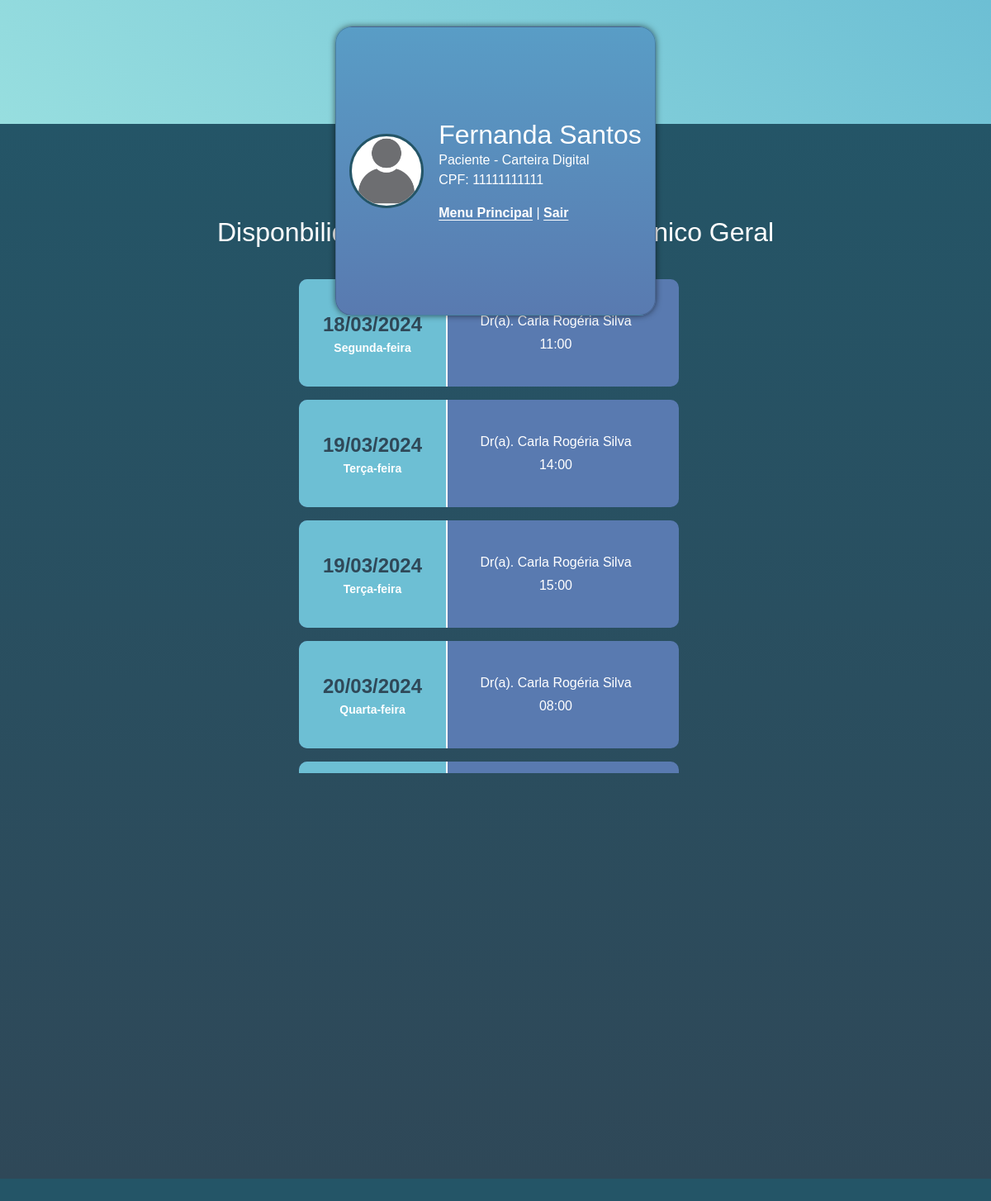
Page /agendar_clinico (signed in) on the committed database.
### main/models.py (models this page shows, shortened)
class DimPaciente(db.Model, UserMixin):
    _tablename_ = 'dim_paciente'
    id_paciente = db.Column(db.Integer, primary_key=True)
    cpf = db.Column(db.String(11), unique=True, nullable=False)
    nome = db.Column(db.String(100), nullable=False)
    data_nascimento = db.Column(db.Date, nullable=True)
    telefone = db.Column(db.String(20), nullable=True)
    email = db.Column(db.String(100), nullable=True)
    senha = db.Column(db.String(255), nullable=True)
    access_key = db.Column(db.String(255), nullable=True)
    role = db.Column(db.String(10), default='paciente')

class DimMedico(db.Model):
    _tablename_ = 'dim_medico'
    id_medico = db.Column(db.Integer, primary_key=True)
    cpf = db.Column(db.String(11), unique=True, nullable=False)
    pronome_tratamento = db.Column(db.String(10), nullable=False)
    nome = db.Column(db.String(100), nullable=False)
    crm = db.Column(db.String(20), unique=True, nullable=False)
    data_nascimento = db.Column(db.Date, nullable=True)
    telefone = db.Column(db.String(20), nullable=True)
    email = db.Column(db.String(100), nullable=True)
    senha = db.Column(db.String(255), nullable=True)
    access_key = db.Column(db.String(255), nullable=True)
    especialidade = db.Column(db.String(100), nullable=False)
    role = db.Column(db.String(10), default='medico')

class DimDisponibilidadeConsultas(db.Model):
    _tablename_ = 'dim_disponibilidade_consultas'
    id_disponibilidade_consulta = db.Column(db.Integer, primary_key=True)
    fk_id_medico = db.Column(db.Integer, db.ForeignKey('dim_medico.id_medico'), nullable=False)
    data_disponivel = db.Column(db.Date, nullable=False)
    dia_semana = db.Column(db.String(20), nullable=False)
    hora_disponivel = db.Column(db.Time, nullable=False)
    status = db.Column(db.String(20), nullable=False)
    medico = db.relationship('DimMedico', backref=db.backref('disponibilidades_consulta', lazy=True))

### main/routes.py (the view)
@app.route('/agendar_clinico')
def agendar_clinico():
    id_paciente = current_user.id_paciente
    paciente = DimPaciente.query.get(id_paciente)
    disponibilidade_clinico = (DimDisponibilidadeConsultas.query
                               .filter(DimDisponibilidadeConsultas.fk_id_medico == app.config["ID_CLINICO_GERAL"])
                               .filter(DimDisponibilidadeConsultas.status == None)
                               .order_by(DimDisponibilidadeConsultas.data_disponivel)
                               .order_by(DimDisponibilidadeConsultas.hora_disponivel)
                               )  # .filter() não aceita "is None"
    medico = DimMedico.query.get(app.config["ID_CLINICO_GERAL"])
    titulo = "Disponbilidade para consulta com"
    return render_template("agendar_consulta.html",
                           disponibilidade_clinico=disponibilidade_clinico,
                           medico=medico,
                           paciente=paciente,
                           titulo=titulo
                           )

### main/models.py (called while the page is built)
@login_manager.user_loader
def load_user(id_usuario):
    return DimPaciente.query.get(int(id_usuario))

### main/templates/agendar_consulta.html (shortened to what this page needs)
<!DOCTYPE html>
<html lang="en">
<head>
    {% include 'includes/bootstrap.html' %}
    <link rel="stylesheet" href="{{ url_for('static', filename='style.css') }}">
    <link rel="stylesheet" href="https://cdn.jsdelivr.net/npm/bootstrap-icons@1.11.3/font/bootstrap-icons.min.css">
</head>
<body>
    <div>
        <header>
            {% include 'includes/card_paciente.html' %}
        </header>
        <section class="services_area">
            <h2 class="mb-4" id="title_service">
                {{ titulo }} {{ medico.especialidade }}
            </h2>
            <div class="list_users">
                {% for horario in disponibilidade_clinico %}
                    <a href="#" class="user_info_list" data-bs-toggle="modal" data-bs-target="#confirmation{{horario.id_disponibilidade_consulta}}">
                        <div class="date-consult">
                            <span id="date_list">{{horario.data_disponivel.strftime("%d/%m/%Y")}}</span>
                            <span id="day_list">{{horario.dia_semana}}</span>
                        </div>
                        <div class="user_more_info">
                            <span>Dr(a). {{medico.nome}}</span>
                            <span>{{horario.hora_disponivel.strftime("%H:%M")}}</span>
                        </div>
                    </a>
                {% endfor%}
            </div>
        </section>
    </div>
</body>
</html>

### main/templates/includes/card_paciente.html
<div class="card">
    <div class="infos">
        <div class="user_img">
            <img src="{{ url_for('static', filename='images/default.png') }}" alt="">
        </div>
        <div class="user_info">
            <h2 class="mb-0">{{paciente.nome}}</h2>
            <p class="mb-0">{{paciente.role}} - Carteira Digital</p>
            <p class="mb-3">CPF: {{paciente.cpf}}</p>
            <a class="card-links" href="{{ url_for('menu_principal_paciente') }}">
                <span class="card-links">Menu Principal</span>
            </a>
            <span>   |   </span>
            <a  href="{{ url_for('logout') }}">
                <span class="card-links">Sair</span>
            </a>
        </div>
    </div>
</div>

### main/static/style.css (style rules this page uses)
* { margin: 0; padding: 0; box-sizing: border-box; font-family: sans-serif; }
body { height: 100vh; background-color: #245567; }
header { position: static; height: 150px; background: linear-gradient(45deg, #97dedf, #6dbfd4); display: flex; justify-content: center; box-shadow: 2px 0px 8px -1px rgba(0,0,0,1); }
.card { height: 23%; margin-top: 2rem; position: absolute; border-radius: 20px; background: linear-gradient(#599dc6, #597ab0); min-width: 30%; display: flex; flex-direction: column; justify-content: center; color: #fff; box-shadow: 0px 0px 8px -1px rgba(0,0,0,0.75); }
.infos { display: flex; justify-content: center; gap: 18px; align-items: center; padding: 1rem; }
.user_img img { position: relative; width: 90px; height: 90px; background-color: #fff; border-radius: 50%; border: 3px solid #245567; object-fit: cover; }
.services_area { display: flex; flex-direction: column; align-items: center; width: 100%; height: 84vh; background: linear-gradient(#245567, #2f4858); overflow: hidden; }
#title_service { color: #fff; margin-top: 7rem; }
.list_users { padding: 2px; margin-top: 12px; margin-bottom: 12px; max-height: 600px; width: 480px; display: flex; justify-content: end; align-items: center; flex-wrap: wrap; overflow-y: auto; }
.user_info a { text-decoration: none; color: #fff; }
.user_info_list { text-decoration: none; display: flex; align-items: center; width: 460px; background-color: #597ab0; border-radius: 10px; cursor: pointer; transition: all .1s; margin-bottom: 1rem; margin-right: 1rem; }
.date-consult { display: flex; flex-direction: column; min-width: 180px; height: 130px; align-items: center; justify-content: center; margin-right: 1rem; border-right: 2px solid #fff; padding: 1rem; font-size: 18pt; background-color: #6dbfd4; border-radius: 10px 0px 0px 10px; }
#date_list { font-size: 18pt; font-weight: bold; color: #2f4858; }
#day_list { font-size: 14px; font-weight: 600; color: #fff; }
.user_more_info { display: flex; flex-direction: column; min-width: 230px; gap: 4px; padding: 1rem; align-items: center; justify-content: space-between; color: #fff; }
.card-links { font-weight: bold; text-decoration: underline; text-underline-offset: 3px; }

### rows in the picture
DimPaciente: nome "Fernanda Santos", role "Paciente", cpf "11111111111"
DimMedico: especialidade "Clínico Geral", nome "Carla Rogéria Silva"
DimDisponibilidadeConsultas: data_disponivel "18/03/2024", dia_semana "Segunda-feira", hora_disponivel "11:00"
DimDisponibilidadeConsultas: data_disponivel "19/03/2024", dia_semana "Terça-feira", hora_disponivel "14:00"
DimDisponibilidadeConsultas: data_disponivel "19/03/2024", dia_semana "Terça-feira", hora_disponivel "15:00"
DimDisponibilidadeConsultas: data_disponivel "20/03/2024", dia_semana "Quarta-feira", hora_disponivel "08:00"

### other values in the picture
{{ titulo }} "Disponbilidade para consulta com"
